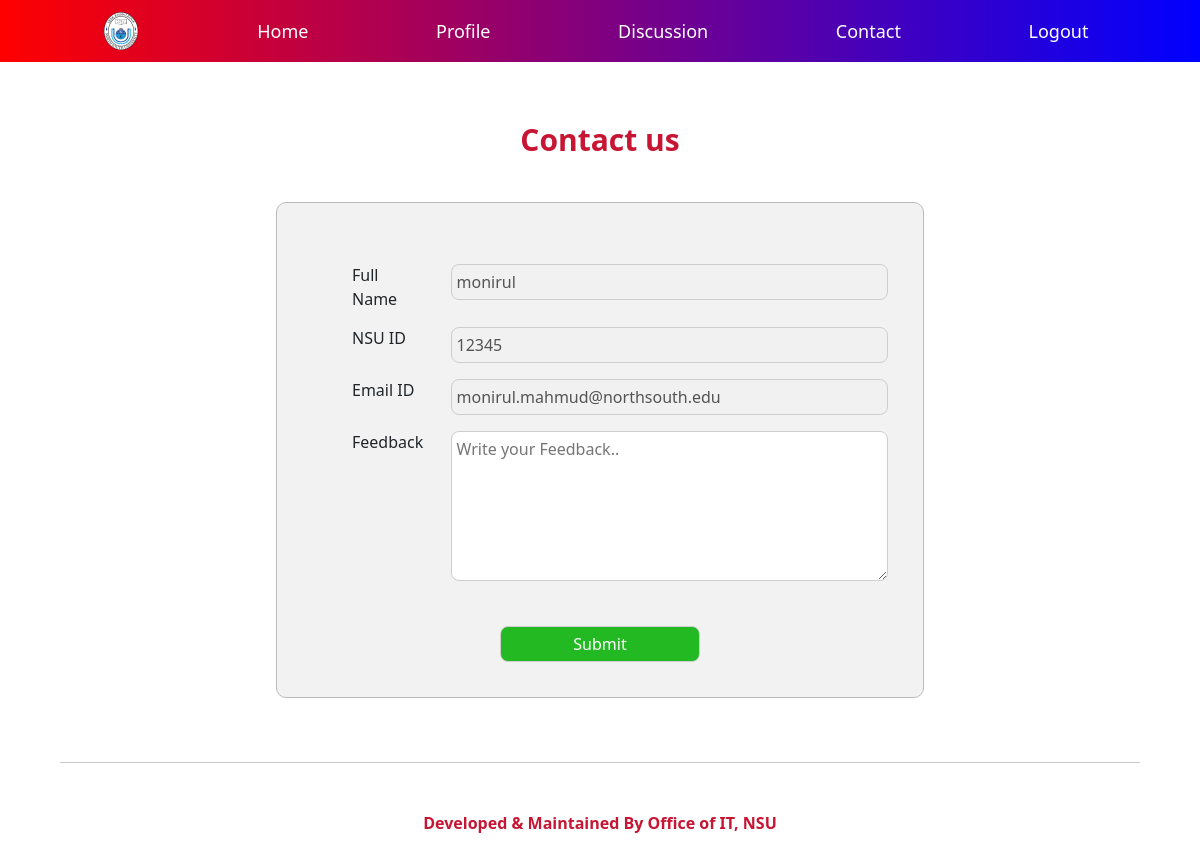
The app's page /contact.php (signed in) with its own data.
### tables this page shows
CREATE TABLE `users` (
  `id` int(100) NOT NULL,
  `email` varchar(100) NOT NULL,
  `nsu_id` int(11) NOT NULL,
  `type` varchar(10) NOT NULL,
  `username` varchar(50) NOT NULL,
  `pass` varchar(50) NOT NULL
);

### contact.php (the view, shortened to what this page needs)
<?php
  include 'dbconnector.php';
  $selectQuery = "SELECT * FROM users where id = $_SESSION[id]";
  $result = mysqli_query($conn, $selectQuery);
  $row = mysqli_fetch_assoc($result);
?>
<!DOCTYPE html>
<html lang="en">
<head>
    <link
    href="https://cdn.jsdelivr.net/npm/bootstrap@5.0.2/dist/css/bootstrap.min.css"
    rel="stylesheet"
    />
</head>
<div>
    <div class="nav">
        <img
        src="img/logo.png" width="50px"
        alt="logo"
        />
        <div> <a class="nav-link" href="home.php">Home</a> </div>
        <div><a class="nav-link" href="profile.php">Profile</a></div>
        <div><a class="nav-link" href="discussion.php">Discussion</a></div>
        <div><a class="nav-link" href="contact.php">Contact</a></div>
        <div><a class="nav-link" href="logout.php">Logout</a></div>
    </div>
    <div class=" mt-5" style="padding: 0 5%;">
        <div class="heading2">
             Contact us
        </div>
<div class="container">
  <form action="contact_validation.php" method="post">
  <div class="row">
    <div class="col-25">
      <label for="name">Full Name</label>
    </div>
    <div class="col-75">
      <input type="text" name="firstname" value="<?php echo $row['username']; ?>" placeholder="<?php echo $row['username']; ?>" disabled>
    </div>
  </div>
  <div class="row">
    <div class="col-25">
      <label for="nsu_id">NSU ID</label>
    </div>
    <div class="col-75">
      <input type="number" name="nsu_id" value="<?php echo $row['nsu_id']; ?>" placeholder="<?php echo $row['nsu_id']; ?>" disabled>
    </div>
  </div>
  <div class="row">
  <div class="col-25">
      <label for="email">Email ID </label>
    </div>
    <div class="col-75">
      <input type="email" name="email" value="<?php echo $row['email']; ?>" placeholder="<?php echo $row['email']; ?>" disabled>
    </div>
  </div>
  <div class="row">
    <div class="col-25">
      <label for="subject">Feedback</label>
    </div>
    <div class="col-75">
      <textarea name="feedback" placeholder="Write your Feedback.." style="height:150px" required></textarea>
    </div>
  </div>
  <br>
  <div class="row">
    <input id="submit" type="submit" value="Submit">
  </div>
  </form>
</div>
<br><br>
    <hr>
    <div class="mt-5 mb-3"
    style="color: rgb(199, 22, 51); text-align: center;font-weight: bold;">
    Developed & Maintained By Office of IT, NSU
    </div>
  </div>
</div>
</body>
</html>

### contact.php (style rules this page uses)
.nav { display: flex; width: 100%; height: 62px; background: linear-gradient(to left, blue, purple, red); align-items: center; justify-content:space-evenly; font-size: 18px; }
.heading2 { text-align: center; color: rgb(199, 22, 51); font-size: 30px; font-weight: bold; margin-top: 55px; }
.nav-link { color: white; }
.container { border: 1px solid rgb(187, 187, 187); border-radius: 10px; width: 60%; margin-top: 40px; background-color: #f2f2f2; padding-top: 45px; padding-bottom: 35px; }
.col-25 { float: left; width: 25%; margin-top: 15px; padding-left: 75px; }
.col-75 { float: left; width: 75%; margin-top: 6px; padding-right: 35px; }
input,textarea { border: 1px solid rgb(206, 206, 206); width: 100%; border-radius: 8px; margin-top: 10px; padding: 5px; }
#submit { width: 200px; text-align:center; margin:auto; color: rgb(255, 255, 255); background-color: rgb(34, 185, 34); margin-top: 15px; }

### records on screen
users: firstname "monirul", nsu_id "12345", email "monirul.mahmud@northsouth.edu"
